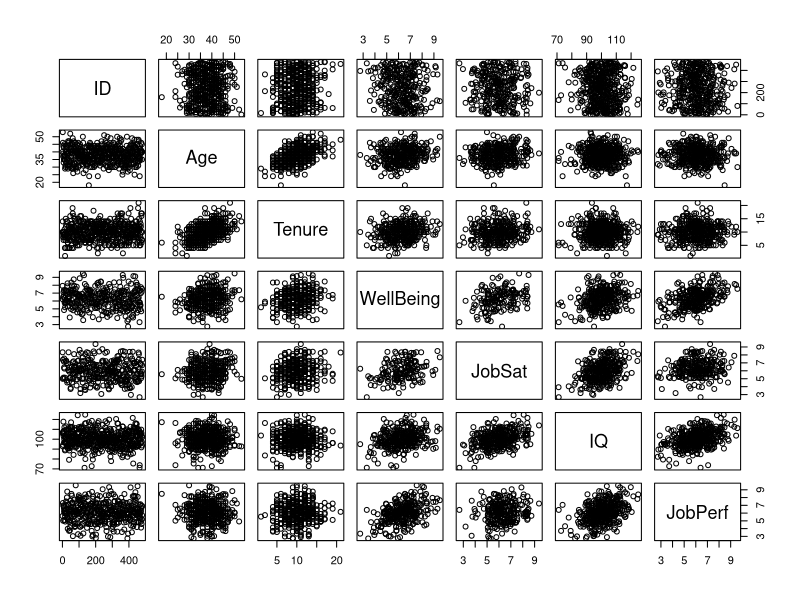

The R script that drew this image:
## ---- chunk 1
knitr::opts_chunk$set(echo = F)
## ---- chunk 2
#read in the data
setwd("~/Matt BYU/10 Winter 2018/Stat 536/EDA 2 MissingData")
dat <- read.table('employee.txt',header = T)
order <- c('ID','Age','Tenure','WellBeing','JobSat','IQ','JobPerf')
dat <- dat[,order]
pairs(dat)

